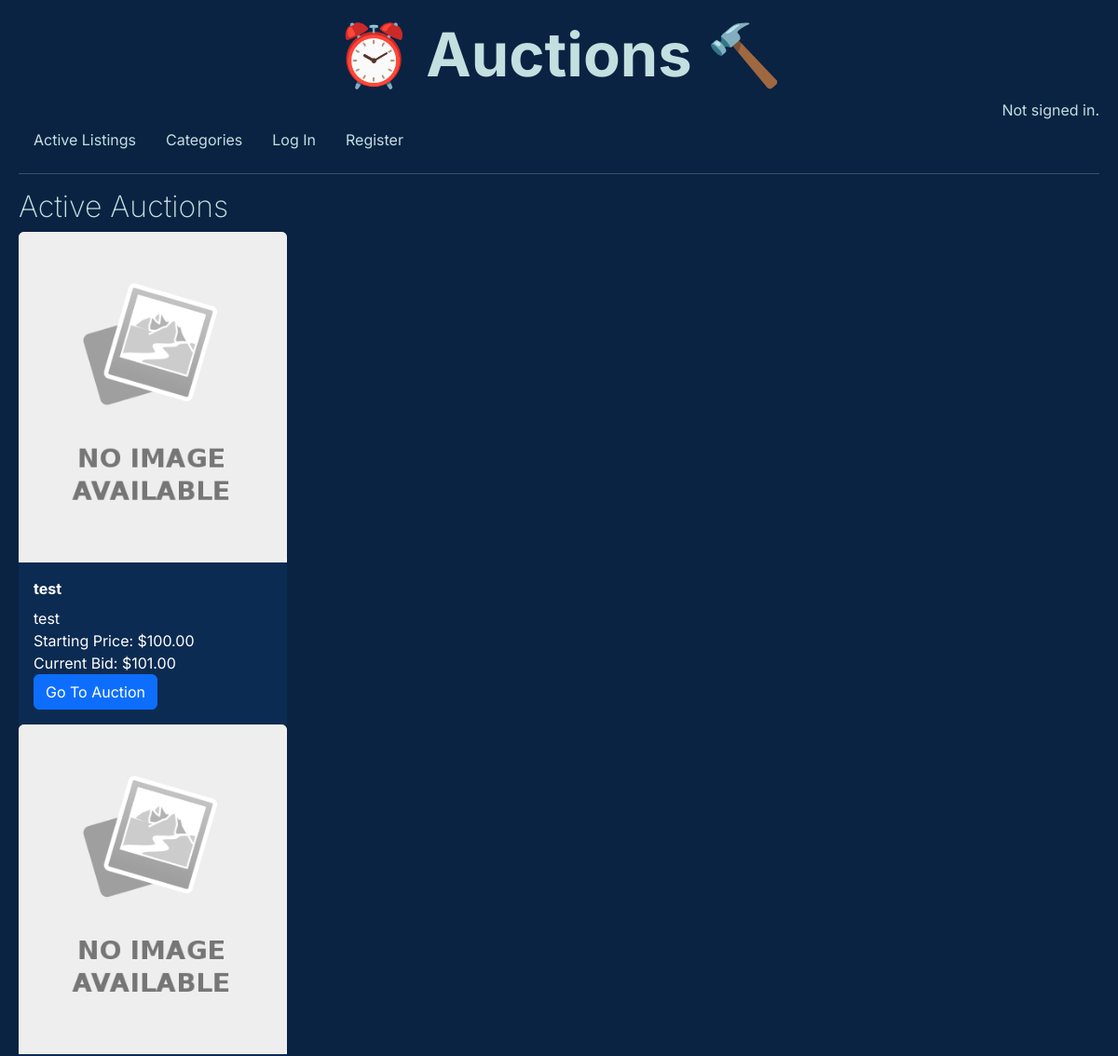
The app's page / (upper part), older data.
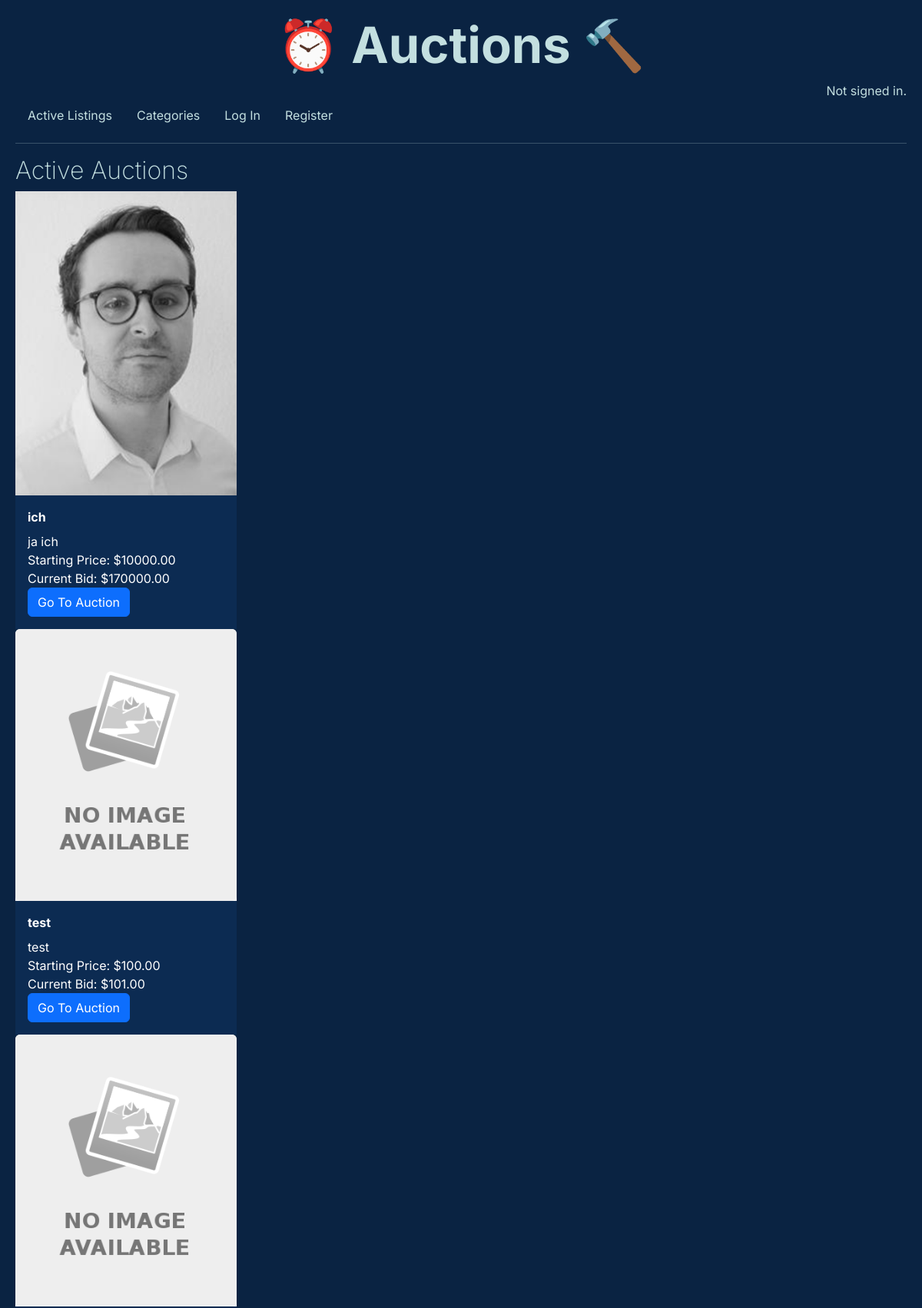
The same page, newer data.
### auctions/models.py (models this page shows, shortened)
class Listing(models.Model):
    item_name = models.CharField(max_length=128)
    item_description = models.TextField()
    starting_price = models.DecimalField(decimal_places=2, max_digits=8, validators=[MinValueValidator(0.01)])
    image = models.ImageField(upload_to="", blank=True, default="noimage.svg.png")
    image_url = models.URLField(blank=True)
    category = models.ForeignKey(Category, on_delete=models.CASCADE, related_name="listings")
    user = models.ForeignKey(User, on_delete=models.CASCADE, related_name="listings")
    active = models.BooleanField(default=True)

class Bid(models.Model):
    bid_amount = models.DecimalField(decimal_places=2, max_digits=8, validators=[MinValueValidator(0.01)], default=0)
    user = models.ForeignKey(User, on_delete=models.CASCADE, related_name="bids")
    auction = models.ForeignKey(Listing, on_delete=models.CASCADE, related_name="bids")

### auctions/views.py (the view)
# urls.py: path("", views.index, name="index"),
def index(request):
    active_listings = Listing.objects.all().filter(active=True)
    return render(
        request,
        "auctions/index.html",
        {"auctions": active_listings, "title": "Active Auctions"},
    )

### auctions/templates/auctions/index.html (shortened to what this page needs)
{% extends "auctions/layout.html" %}
{% block body %}
<h2>{{ title }}</h2>
{% for auction in auctions %}
<div class="card" style="width: 18rem;">
    <img src="{{auction.image.url}}" alt="" />
    <div class="card-body">
    <div class="card-title">{{ auction.item_name }}</div>
    <div class="card-text">{{ auction.item_description }} <br>
        Starting Price: ${{ auction.starting_price }} <br>
        Current Bid: ${{ auction.bids.last.bid_amount }}</div>
    <a href="/auction/{{ auction.pk }}" class="btn btn-primary">Go To Auction</a>
    </div>
</div>
{% endfor %}
{% endblock %}

Row changes from the older to the newer data that the page shows:
now on this page (row edited): Listing: image (picture), item_name "ich", item_description "ja ich", starting_price "10000.00", bids.last.bid_amount "170000.00"
